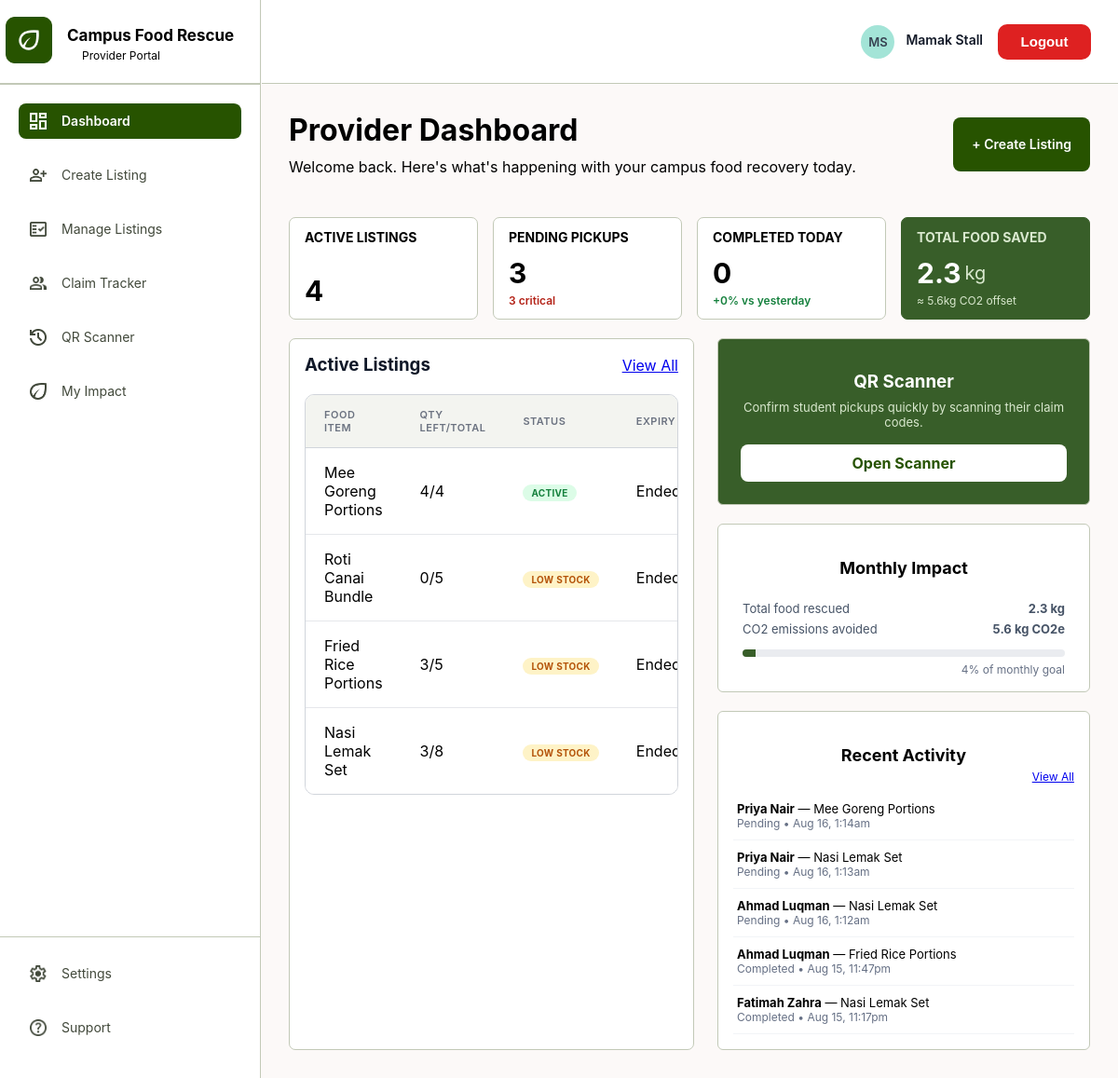
Before: /pages/food_provider/dashboard.php (signed in) with the older database file.
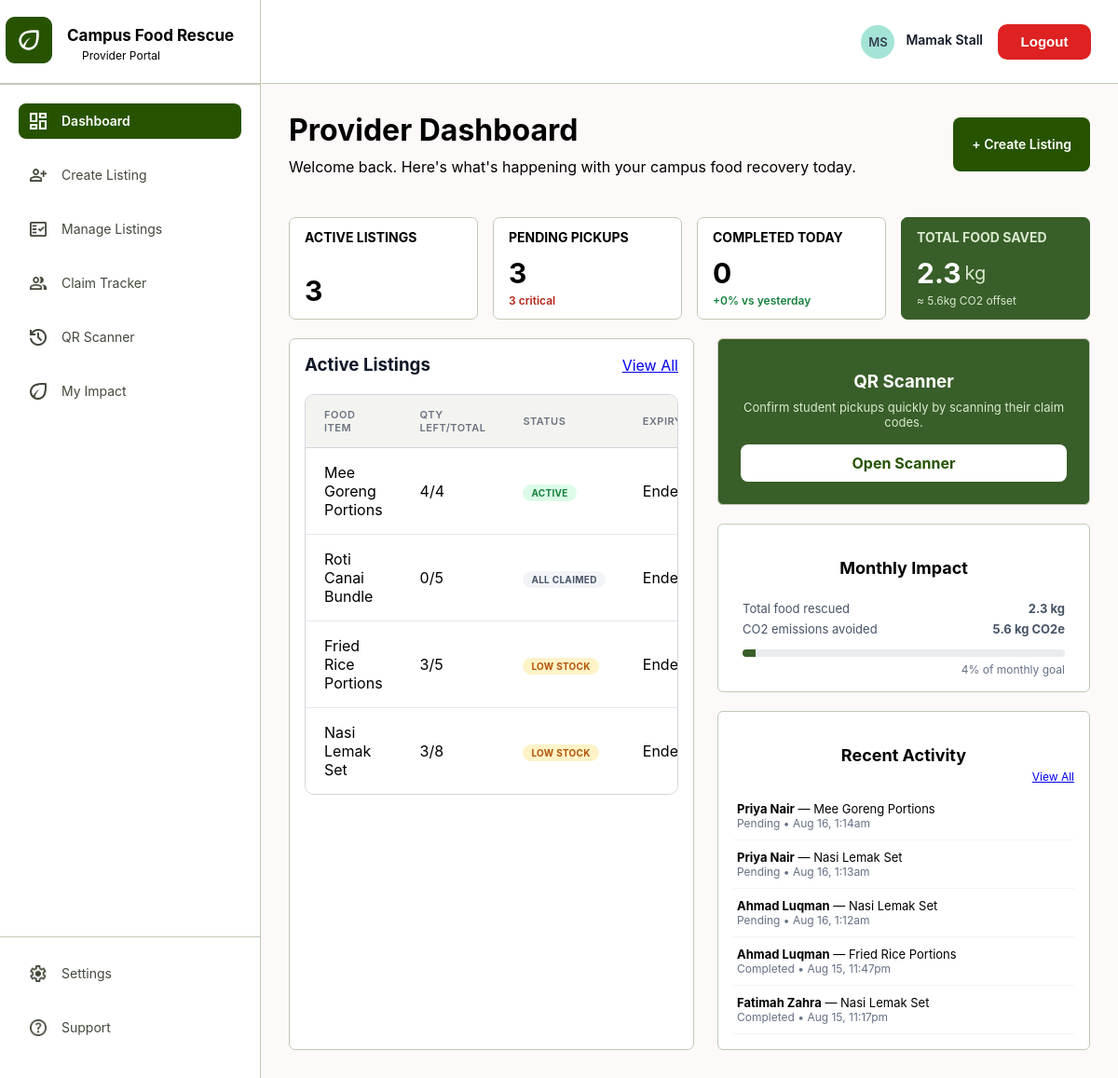
After: the same page with the newer database file.
### tables this page shows
CREATE TABLE `food_listing` (
  `listing_id` int(11) NOT NULL,
  `provider_id` int(11) NOT NULL,
  `food_name` varchar(200) NOT NULL,
  `description` varchar(500) DEFAULT NULL,
  `total_quantity` int(11) NOT NULL,
  `remain_quantity` int(11) NOT NULL,
  `weight_kg` decimal(6,2) DEFAULT NULL,
  `pickup_location` varchar(200) NOT NULL,
  `image` varchar(255) DEFAULT NULL,
  `status` enum('pending','active','fully_claimed','expired','removed') NOT NULL DEFAULT 'pending',
  `expires_at` datetime NOT NULL,
  `approved_by` int(11) DEFAULT NULL,
  `approved_at` datetime DEFAULT NULL,
  `created_at` datetime NOT NULL DEFAULT current_timestamp(),
  CONSTRAINT `chk_listing_total_qty` CHECK (`total_quantity` > 0),
  CONSTRAINT `chk_listing_remain_qty` CHECK (`remain_quantity` >= 0),
  CONSTRAINT `chk_listing_remain_le_total` CHECK (`remain_quantity` <= `total_quantity`),
  CONSTRAINT `chk_listing_weight` CHECK (`weight_kg` IS NULL OR `weight_kg` >= 0)
);

### pages/food_provider/_provider_helpers.php (called while the page is built, shortened)
<?php
function getProviderId(mysqli $conn, int $userId): ?int {
    $query = "SELECT provider_id FROM provider WHERE user_id = ? LIMIT 1";
    $stmt = mysqli_prepare($conn, $query);
    mysqli_stmt_bind_param($stmt, "i", $userId);
    mysqli_stmt_execute($stmt);
    $result = mysqli_stmt_get_result($stmt);
    $row = mysqli_fetch_assoc($result);
    return $row ? (int)$row['provider_id'] : null;
}
function timeLeftText(?string $datetime): string {
    $diff = strtotime($datetime) - time();
    if ($diff <= 0) return 'Ended';
    return floor($diff / 86400) . 'd left';
}
function listingStatusBadge(string $status, int $remain): array {
    if ($status === 'fully_claimed') return ['label' => 'ALL CLAIMED', 'class' => 'badge-claimed'];
    if ($status === 'active' && $remain <= 3) return ['label' => 'LOW STOCK', 'class' => 'badge-low'];
    return ['label' => 'ACTIVE', 'class' => 'badge-active'];
}
    ?>

### pages/food_provider/dashboard.php (the view, shortened to what the changed rows need)
<?php
require_once __DIR__ . '/../../config/db.php';
require_once __DIR__ . '/_provider_helpers.php';
$userId = (int)($_SESSION['user_id'] ?? 0);
$providerId = getProviderId($conn, $userId);
$stmt = mysqli_prepare($conn, "SELECT COUNT(*) FROM food_listing WHERE provider_id = ? AND status = 'active'");
mysqli_stmt_bind_param($stmt, "i", $providerId);
mysqli_stmt_execute($stmt);
$activeListings = mysqli_fetch_row(mysqli_stmt_get_result($stmt))[0];
$stmt = mysqli_prepare($conn, "
    SELECT listing_id, food_name, remain_quantity, total_quantity, status, expires_at
    FROM food_listing
    WHERE provider_id = ? AND status IN ('active','fully_claimed')
    ORDER BY expires_at ASC
    LIMIT 6
");
mysqli_stmt_bind_param($stmt, "i", $providerId);
mysqli_stmt_execute($stmt);
$listingsRows = mysqli_fetch_all(mysqli_stmt_get_result($stmt), MYSQLI_ASSOC);
?>
<!DOCTYPE html>
<html lang="en">
<head>
    <link rel="stylesheet" href="../../assets/css/sidebar.css">
    <link rel="stylesheet" href="../../assets/css/topbar.css">
    <link rel="stylesheet" href="../../assets/css/dashboard.css">
    <link rel="stylesheet" href="../../assets/css/provider/provider.css">
</head>
<body>
    <div class="dashboard-container">
        <div class="main-content">
            <div class="content-container">
                <div class="user-page-header">
                    <div class="user-page-header-left">
                        <h1 class="page-title">Provider Dashboard</h1>
                    </div>
                </div>
                <div class="summary-card-container">
                    <div class="summary-card">
                        <span class="card-title">ACTIVE LISTINGS</span>
                        <span class="card-value"><?= htmlspecialchars($activeListings) ?></span>
                    </div>
                </div>
                <div class="charts-section">
                    <div class="charts-column">
                        <div class="chart-card">
                            <div class="user-list-container">
                            <table class="user-list-table">
                                <thead>
                                    <tr>
                                        <th>Food Item</th>
                                        <th>Qty Left/Total</th>
                                        <th>Status</th>
                                        <th>Expiry</th>
                                    </tr>
                                </thead>
                                <tbody>
                                    <?php if (empty($listingsRows)): ?>
                                        <tr><td colspan="5" style="text-align:center; padding:24px; color:#667085;">No active listings yet. Create your first one!</td></tr>
                                    <?php else: foreach ($listingsRows as $row):
                                        $badge = listingStatusBadge($row['status'], (int)$row['remain_quantity']);
                                    ?>
                                        <tr>
                                            <td><?= htmlspecialchars($row['food_name']) ?></td>
                                            <td><?= (int)$row['remain_quantity'] ?>/<?= (int)$row['total_quantity'] ?></td>
                                            <td><span class="status-pill <?= $badge['class'] ?>"><?= $badge['label'] ?></span></td>
                                            <td><?= htmlspecialchars(timeLeftText($row['expires_at'])) ?></td>
                                        </tr>
                                    <?php endforeach; endif; ?>
                                </tbody>
                            </table>
                            </div>
                        </div>
                    </div>
                </div>
            </div>
        </div>
    </div>
</body>
</html>

Changed rows visible on the page:
changed food_listing "Roti Canai Bundle": status "active" → "fully_claimed" (drawn); status+remain_quantity "LOW STOCK" → "ALL CLAIMED"
Other visible differences:
$activeListings: "4" → "3"
